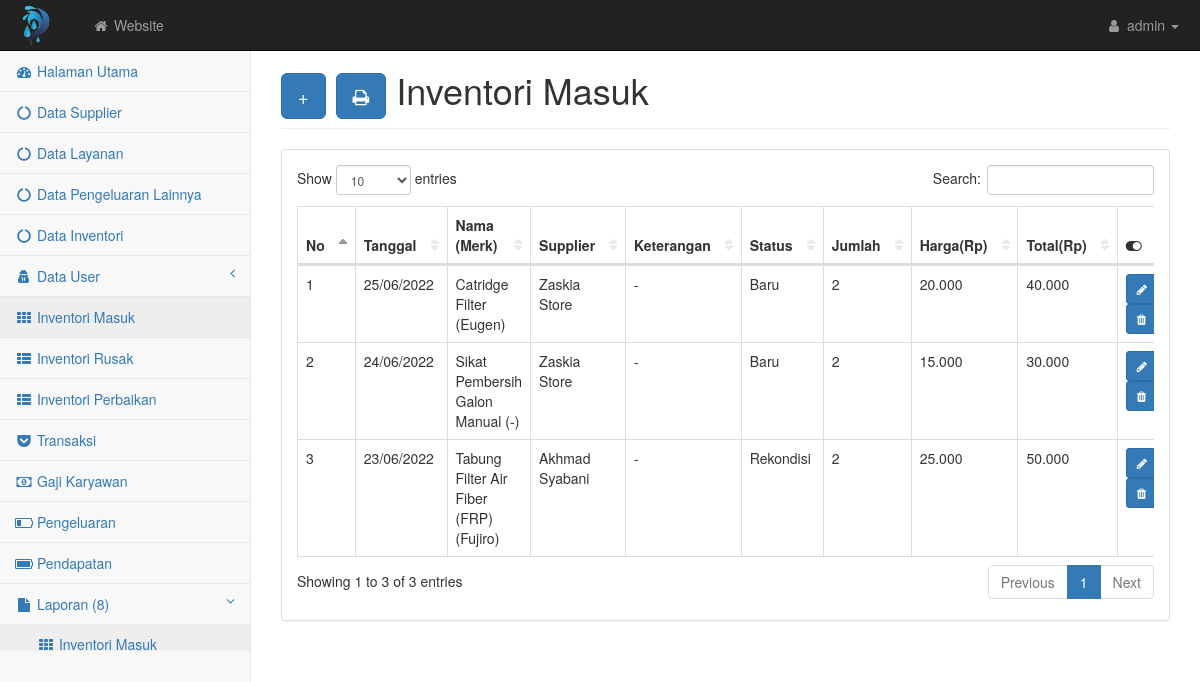
Screenshot of /nolag76/masuk.php with the database file from the repository.
### tables this page shows
CREATE TABLE `inventorimasuk` (
  `idinventorimasuk` int(5) NOT NULL,
  `idinventori` int(2) NOT NULL,
  `idsupplier` int(5) NOT NULL,
  `tgl` date NOT NULL,
  `ket` text NOT NULL,
  `status` varchar(50) NOT NULL,
  `jumlah` int(3) NOT NULL,
  `harga` float NOT NULL,
  `total` float NOT NULL
);

CREATE TABLE `inventori` (
  `idinventori` int(2) NOT NULL,
  `namainven` varchar(50) NOT NULL,
  `merk` varchar(50) NOT NULL,
  `stok` int(3) NOT NULL
);

CREATE TABLE `supplier` (
  `idsupplier` int(5) NOT NULL,
  `suppliernya` varchar(100) NOT NULL,
  `telp` varchar(15) NOT NULL,
  `alamat` text NOT NULL
);

### nolag76/masuk.php (the view, shortened to what this page needs)
<?php require('atas.php') ?>
<div id="page-wrapper">
    <div class="container-fluid">
        <div class="row">
            <div class="col-lg-12">
                <h1 class="page-header"><button class="btn btn-primary btn-lg"><a href="masuk_input.php" style="color: white; text-decoration: none">+</a></button>
                <button type="button" class="btn btn-primary btn-lg" data-toggle="modal" data-target="#myModal"> <i class="fa fa-print"></i> </button> Inventori Masuk </h1>
            </div>
        </div>
        <div class="row">
            <div class="col-lg-12">
                <div class="panel panel-default">
                    <div class="panel-body">
                        <div class="table-responsive">
                            <table class="table table-bordered table-hover" id="dataTables-example">
                                <thead class="success">
                                    <tr>
                                        <th>No</th>
                                        <th>Tanggal</th>
                                        <th>Nama (Merk)</th>
                                        <th>Supplier</th>
                                        <th>Keterangan</th>
                                        <th>Status</th>
                                        <th>Jumlah</th>
                                        <th>Harga(Rp)</th>
                                        <th>Total(Rp)</th>
                                        <th><i class="fa fa-toggle-on"></i></th>
                                    </tr>
                                </thead>
                                <tbody>
                                    <?php $no=1; $query = mysqli_query($kon, "SELECT * FROM inventorimasuk INNER JOIN inventori ON inventorimasuk.idinventori = inventori.idinventori INNER JOIN supplier ON inventorimasuk.idsupplier = supplier.idsupplier ORDER BY tgl DESC");
                                        while($data = mysqli_fetch_array($query)){ ?>
                                            <tr class="odd gradeX">
                                                    <td><?= $no++; ?></td>
                                                    <td><?= date('d/m/Y',strtotime($data['tgl'])); ?></td>
                                                    <td><?= $data['namainven'] ?> (<?= $data['merk'] ?>)</td>
                                                    <td><?= $data['suppliernya'] ?></td>
                                                    <td><?= $data['ket'] ?></td>
                                                    <td><?= $data['status'] ?></td>
                                                    <td><?= $data['jumlah'] ?></td>
                                                    <td><?= number_format($data['harga'],0,'.','.') ?></td>
                                                    <td><?= number_format($data['total'],0,'.','.') ?></td>
                                                    <td>
                                                        <a href="masuk_edit.php?idinventorimasuk=<?php echo $data['idinventorimasuk']; ?>" class="btn btn-primary btn-sm"><i class="fa fa-pencil"></i></a>
                                                        <button class="btn btn-primary btn-sm" type="button" onclick="return confirm('Yakin ingin Menghapus?');"><a href="delete.php?idinventorimasuk=<?php echo $data['idinventorimasuk'] ?>" style="color: white;"><i class="fa fa-trash"></i></a></button>
                                                    </td>
                                                </tr>
                                        <?php } ?>
                                </tbody>
                            </table>
                        </div>
                    </div>
                </div>
            </div>
        </div>
    </div>
</div>
    </div>
<?php require('bawah.php') ?>

### nolag76/css/startmin.css (style rules this page uses)
body { background-color: #f8f8f8; }
#page-wrapper { padding-top: 30px; min-height: 568px; background-color: #fff; }
@media (min-width:768px) { #page-wrapper { position: inherit; margin-left: 250px; padding: 30px 15px 0 15px; border-left: 1px solid #e7e7e7; } }
table.dataTable thead .sorting, table.dataTable thead .sorting_asc, table.dataTable thead .sorting_desc, table.dataTable thead .sorting_asc_disabled, table.dataTable thead .sorting_desc_disabled { background: 0 0; }
table.dataTable thead .sorting_asc:after { content: "\f0de"; float: right; font-family: fontawesome; }
table.dataTable thead .sorting:after { content: "\f0dc"; float: right; font-family: fontawesome; color: rgba(50,50,50,.5); }

### rows the page displays
inventorimasuk: tgl "25/06/2022", idinventori.namainven "Catridge Filter", idinventori.merk "Eugen", idsupplier.suppliernya "Zaskia Store", ket "-", status "Baru", jumlah "2", harga "20.000", total "40.000"
inventorimasuk: tgl "24/06/2022", idinventori.namainven "Sikat Pembersih Galon Manual", idinventori.merk "-", idsupplier.suppliernya "Zaskia Store", ket "-", status "Baru", jumlah "2", harga "15.000", total "30.000"
inventorimasuk: tgl "23/06/2022", idinventori.namainven "Tabung Filter Air Fiber (FRP)", idinventori.merk "Fujiro", idsupplier.suppliernya "Akhmad Syabani", ket "-", status "Rekondisi", jumlah "2", harga "25.000", total "50.000"
